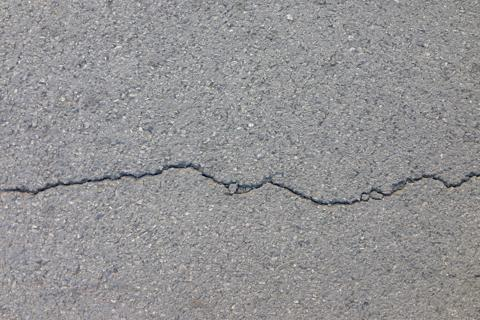
#> input picture 案例2/data/image (1).jpg, 480 x 320 px
$ python '案例2.py'
#> lines starting #> are read from the running program, lines starting #| are printed output that depends on the picture; after the words box and inside, x2 and y2 are one past the last pixel; in counts of white or black regions, pixels touching at a corner belong together
# -*- coding: utf-8 -*-
import cv2  # OpenCV库 - 计算机视觉核心库
import numpy as np  # NumPy - 数组运算和数值计算
import os
from pathlib import Path  # 路径操作
import matplotlib
# matplotlib.use('Agg')  # 使用非交互式后端
import matplotlib.pyplot as plt  # 绘图库
from skimage.morphology import skeletonize  # 骨架提取算法
# 设置matplotlib支持中文显示
plt.rcParams['font.sans-serif'] = ['Microsoft YaHei', 'SimHei', 'Arial Unicode MS']
plt.rcParams['axes.unicode_minus'] = False  # 解决负号显示问题


def analyze_crack_with_opencv(image_path):
    """
    使用OpenCV灰度检测方法分析裂缝

    完整的图像处理流程:
    预处理 → 阈值分割 → 形态学操作 → 连通域分析 → 特征提取

    参数:
        image_path: 图像文件路径

    返回:
        dict: 包含分析结果的字典，包括孔隙率、裂缝长度等信息
    """
    # ==================== 步骤1: 图像读取 ====================
    # cv2.imread() 在 Windows 上无法处理中文路径
    #使用 numpy 读取文件字节流，然后用 cv2.imdecode 解码
    # cv2.imread() 读取图像，默认为BGR格式
    img_array = np.fromfile(str(image_path), dtype=np.uint8)
    img = cv2.imdecode(img_array, cv2.IMREAD_COLOR)
#> img is the input picture: shape (320, 480, 3); mean B, G, R 148.1, 146.8, 147.4
    if img is None:
        print(f"无法解码图像: {image_path}")
        return None


    # ==================== 步骤2: 颜色空间转换 ====================
    gray = cv2.cvtColor(img, cv2.COLOR_BGR2GRAY)
    original_gray = gray.copy()  # 保存原始灰度图，用于后续灰度值分析

    # ==================== 步骤3: 图像滤波去噪 ====================
    # 3.1 中值滤波 (Median Filter)
    # 去除椒盐噪声 (图像中的黑白点)
    denoised = cv2.medianBlur(gray, 3)

    # 3.2 双边滤波 (Bilateral Filter)
    # 平滑图像同时保持边缘清晰
    bilateral = cv2.bilateralFilter(denoised, 9, 75, 75)

    # ==================== 步骤4: 阈值分割 ====================
    # 【教学重点】两种阈值方法的对比与组合

    # 4.1 OTSU自动阈值分割
    # 通过统计方法自动找到最优阈值，将图像分为前景和背景
    # 【参数说明】
    #   - bilateral: 输入的灰度图
    #   - 0: 阈值参数 (使用OTSU时该值会被忽略，自动计算)
    #   - 255: 最大值 (前景像素会被设为255)
    #   - cv2.THRESH_BINARY_INV: 反向二值化 (暗的部分变白，亮的部分变黑)
    #   - cv2.THRESH_OTSU: 使用OTSU算法自动计算阈值
    # 【返回值】
    #   - otsu_thresh: 自动计算的阈值
    #   - otsu_binary: 二值化后的图像
    otsu_thresh, otsu_binary = cv2.threshold(bilateral, 0, 255, cv2.THRESH_BINARY_INV + cv2.THRESH_OTSU)
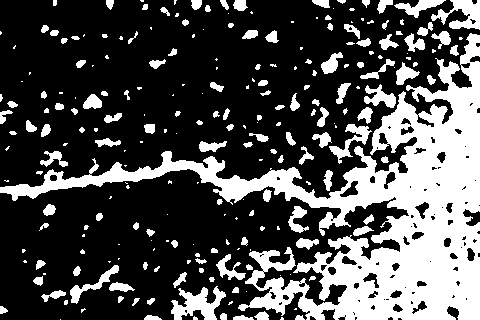
#> otsu_binary: shape (320, 480); 30.4% white; 241 white regions (104 under 20 px), largest, box (x1, y1, x2, y2) and area: (0, 33, 480, 320) 33320, (171, 286, 226, 320) 969, (431, 0, 480, 30) 762
#> otsu_thresh = 144

    # 4.2 自适应阈值分割
    # 根据每个像素周围的局部区域计算阈值，适应光照变化
    # 【参数说明】
    #   - bilateral: 输入的灰度图
    #   - 255: 最大值
    #   - cv2.ADAPTIVE_THRESH_GAUSSIAN_C: 使用高斯加权计算阈值
    #   - cv2.THRESH_BINARY_INV: 反向二值化
    #   - 15: blockSize - 局部区域大小 (必须是奇数)
    #   - 3: C - 从计算出的均值中减去的常数，用于微调阈值
    adaptive_binary = cv2.adaptiveThreshold(bilateral, 255, cv2.ADAPTIVE_THRESH_GAUSSIAN_C,
                                           cv2.THRESH_BINARY_INV, 15, 3)
#> adaptive_binary: shape (320, 480); 9.9% white; 1016 white regions (760 under 20 px), largest, box (x1, y1, x2, y2) and area: (0, 162, 368, 206) 1878, (361, 172, 480, 199) 622, (97, 138, 123, 149) 97

    # 4.3 组合两种方法 - 取交集
    combined_binary = cv2.bitwise_and(otsu_binary, adaptive_binary)
#> combined_binary: shape (320, 480); 7.1% white; 609 white regions (440 under 20 px), largest, box (x1, y1, x2, y2) and area: (0, 162, 368, 206) 1878, (361, 172, 480, 199) 622, (98, 138, 121, 147) 89

    # ==================== 步骤5: 形态学操作 ====================
    # 5.1 定义结构元素 (Kernel / Structuring Element)
    kernel_small = np.ones((2, 2), np.uint8)  # 小核，用于精细操作
    kernel = np.ones((3, 3), np.uint8)        # 标准核，用于常规操作

    # 5.2 开运算 (Opening = 先腐蚀后膨胀)
    # 去除小的白色噪声点
    opened = cv2.morphologyEx(combined_binary, cv2.MORPH_OPEN, kernel_small, iterations=1)
#> opened: shape (320, 480); 6.3% white; 421 white regions (277 under 20 px), largest, box (x1, y1, x2, y2) and area: (0, 163, 368, 207) 1841, (362, 173, 480, 198) 612, (211, 83, 225, 93) 68

    # 5.3 闭运算 (Closing = 先膨胀后腐蚀)
    # 填充小的黑色孔洞，连接断裂的裂缝
    closed = cv2.morphologyEx(opened, cv2.MORPH_CLOSE, kernel, iterations=2)
#> closed: shape (320, 480); 6.5% white; 383 white regions (241 under 20 px), largest, box (x1, y1, x2, y2) and area: (0, 163, 480, 207) 2614, (96, 140, 122, 148) 111, (84, 99, 103, 110) 98

    # 5.4 膨胀操作 (Dilation)
    # 轻微扩大裂缝区域
    dilated = cv2.dilate(closed, kernel_small, iterations=1)
#> dilated: shape (320, 480); 9.6% white; 377 white regions (133 under 20 px), largest, box (x1, y1, x2, y2) and area: (0, 163, 480, 208) 3291, (96, 140, 123, 149) 152, (84, 99, 104, 111) 133

    # ==================== 步骤6: 连通域分析 ====================
    # 6.1 连通域检测
    num_labels, labels, stats, _ = cv2.connectedComponentsWithStats(dilated, connectivity=8)
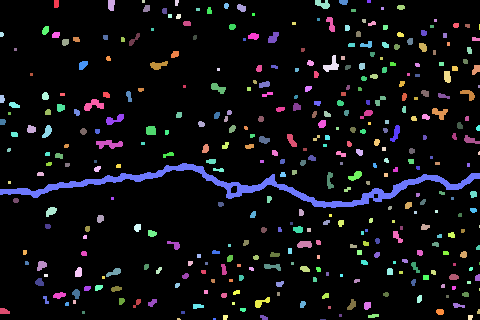
#> labels: shape (320, 480) int32; 378 distinct labels, from 0 to 377; one colour per label, 0 black
#> num_labels = 378; stats = 378 rows, first 6: [0, 0, 480, 320, 138857], [54, 0, 5, 8, 39], [108, 0, 7, 11, 68], [142, 0, 3, 3, 9], [175, 0, 4, 6, 21], [315, 0, 15, 9, 90]

    # 6.2 动态计算最小面积阈值
    min_area = max(30, int(img.shape[0] * img.shape[1] * 0.0001))

    # 6.3 创建裂缝掩码和过滤连通域
    crack_mask = np.zeros_like(dilated)  # 创建空白掩码
    valid_components = []  # 存储有效连通域的ID和面积

    # 计算整体平均灰度，用于判断区域是否为裂缝
    overall_mean = np.mean(original_gray)
#> overall_mean = 147.1

    # 6.4 遍历每个连通域进行过滤
    for i in range(1, num_labels):
        # 获取当前连通域的面积
        area = stats[i, cv2.CC_STAT_AREA]  # cv2.CC_STAT_AREA = 4

        # 条件1: 面积过滤 - 面积必须大于最小阈值
        if area >= min_area:
            # 创建当前连通域的掩码
            component_mask = (labels == i)

            # 计算当前连通域的平均灰度值
            mean_gray = np.mean(original_gray[component_mask])

            # 条件2: 灰度过滤 - 比背景暗至少5个灰度值
            if mean_gray < overall_mean - 5:
                # 保留该连通域
                crack_mask[labels == i] = 255
                valid_components.append((i, area))
#> this loop made 377 passes
#> (area, mean_gray) on passes 1, 2, 5, 6, 9, 10, 11, 12: (39, 141.7), (68, 137.2), (90, 134.2), (39, 142.1), (41, 142.7), (54, 132.9), (34, 138.1), (30, 137.1)
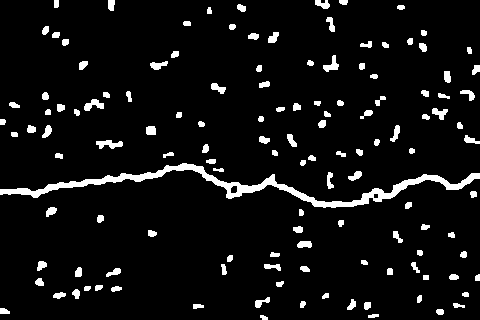
#> crack_mask: shape (320, 480); 6.4% white; 131 white regions, largest, box (x1, y1, x2, y2) and area: (0, 163, 480, 208) 3291, (96, 140, 123, 149) 152, (84, 99, 104, 111) 133
#> after the loop, valid_components = 131 pairs, first value 1 to 373, second value 30 to 3291

    # ==================== 步骤7: 骨架提取 ====================
    # 7.1 提取骨架
    # 【注意】
    #   - 输入必须是0-1的二值图，所以除以255
    #   - 输出是bool类型，需要转换回uint8并乘以255
    skeleton = skeletonize(crack_mask // 255).astype(np.uint8) * 255
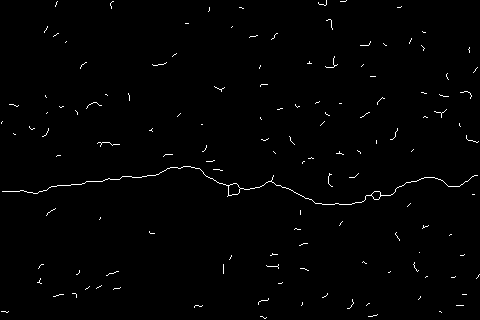
#> skeleton: shape (320, 480); 0.97% white in thin lines or dots

    # 7.2 对骨架进行连通域分析
    # 找出每一条独立的骨架线(对应一条裂缝)
    skel_labels, skel_labels_img, skel_stats, _ = cv2.connectedComponentsWithStats(skeleton, connectivity=8)
#> skel_labels_img: shape (320, 480) int32; 132 distinct labels, from 0 to 131
#> skel_labels = 132; skel_stats = 132 rows, first 6: [0, 0, 480, 320, 152106], [55, 1, 3, 6, 6], [110, 1, 4, 8, 9], [318, 0, 9, 6, 14], [340, 0, 7, 2, 7], [208, 7, 2, 5, 5]

    # 7.3 查找最长的裂缝
    # 遍历每条骨架，计算对应的轮廓长度
    max_length = 0
    longest_crack_mask = np.zeros_like(crack_mask)

    # 遍历每个骨架连通域
    for label in range(1, skel_labels):
        # 提取当前骨架
        skel_component = (skel_labels_img == label).astype(np.uint8) * 255
        dilated_skel = cv2.dilate(skel_component, kernel, iterations=2)
        # 与原始裂缝掩码相交，得到该骨架对应的完整裂缝
        crack_region = cv2.bitwise_and(crack_mask, dilated_skel)

        # ==================== 步骤8: 轮廓检测与长度计算 ====================
        # 8.1 查找轮廓
        contours, _ = cv2.findContours(crack_region, cv2.RETR_EXTERNAL, cv2.CHAIN_APPROX_NONE)

        # 8.2 计算轮廓长度
        for contour in contours:
            length = cv2.arcLength(contour, False)

            # 更新最长裂缝
            if length > max_length:
                max_length = length
                longest_crack_mask = crack_region.copy()
#> this loop made 131 passes
#> contours on passes 1, 5, 12, 27, 41, 50, 56: 1 contour; box (x1, y1, x2, y2) and area: (54, 0, 59, 8) 28, 1 contour, all with area under 20, 1 contour, all with area under 20, 1 contour, all with area under 20, 1 contour, all with area under 20, 1 contour, all with area under 20, 1 contour, all with area under 20
#> crack_region: shape (320, 480); 0.02% white; 1 white region, box (x1, y1, x2, y2) and area: (260, 315, 268, 320) 30
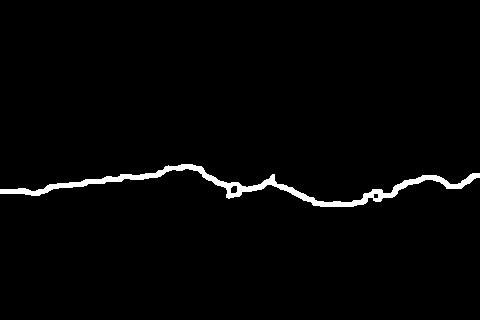
#> longest_crack_mask: shape (320, 480); 2% white; 1 white region, box (x1, y1, x2, y2) and area: (0, 164, 480, 207) 3042
#> skel_component: shape (320, 480); 0% white in thin lines or dots, all inside (x1, y1, x2, y2) = (260, 316, 267, 319)
#> after the loop, max_length = 1122.8

    # 8.3 备用方案 - 如果骨架提取失败
    if np.sum(longest_crack_mask) == 0 and len(valid_components) > 0:
        # 找到面积最大的连通域
        largest = max(valid_components, key=lambda x: x[1])  # x[1]是面积
        longest_crack_mask[labels == largest[0]] = 255

        # 估算长度 = √面积 × 2 (粗略估计)
        max_length = np.sqrt(largest[1]) * 2

    # ==================== 步骤9: 计算孔隙率 ====================
    # 孔隙率 = 裂缝像素数 / 总像素数 × 100%
    total_pixels = img.shape[0] * img.shape[1]  # 图像总像素数
    crack_pixels = np.sum(crack_mask > 0)  # 裂缝像素数
#> crack_pixels = 9907
    porosity = (crack_pixels / total_pixels) * 100  # 百分比形式
#> porosity = 6.45

    # ==================== 步骤10: 创建可视化 ====================
    # 创建2行4列的子图布局
    fig, axes = plt.subplots(2, 4, figsize=(18, 10))

    # ========== 第一行: 原始图像和预处理步骤 ==========

    # 10.1 显示原始图像
    # 【注意】OpenCV读取的是BGR格式，需要转换为RGB才能正确显示
    axes[0, 0].imshow(cv2.cvtColor(img, cv2.COLOR_BGR2RGB))
    axes[0, 0].set_title('原始图像')
    axes[0, 0].axis('off')  # 关闭坐标轴

    # 10.2 显示灰度图
    axes[0, 1].imshow(gray, cmap='gray')  # cmap='gray'指定灰度色图
    axes[0, 1].set_title(f'灰度图\n均值: {overall_mean:.1f}')
    axes[0, 1].axis('off')

    # 10.3 显示OTSU阈值结果
    axes[0, 2].imshow(otsu_binary, cmap='gray')
    axes[0, 2].set_title(f'OTSU阈值\n阈值: {otsu_thresh:.0f}')
    axes[0, 2].axis('off')

    # 10.4 显示自适应阈值结果
    axes[0, 3].imshow(adaptive_binary, cmap='gray')
    axes[0, 3].set_title('自适应阈值')
    axes[0, 3].axis('off')

    # ========== 第二行: 检测结果 ==========

    # 10.5 显示检测到的所有裂缝
    axes[1, 0].imshow(crack_mask, cmap='gray')
    axes[1, 0].set_title(f'检测到的裂缝\n孔隙率: {porosity:.2f}%')
    axes[1, 0].axis('off')

    # 10.6 显示骨架
    axes[1, 1].imshow(skeleton, cmap='gray')
    axes[1, 1].set_title('裂缝骨架')
    axes[1, 1].axis('off')

    # 10.7 显示最长裂缝
    axes[1, 2].imshow(longest_crack_mask, cmap='gray')
    axes[1, 2].set_title(f'最长裂缝\n长度: {max_length:.0f} px')
    axes[1, 2].axis('off')

    # 10.8 显示叠加结果
    overlay = img.copy()
    color_mask = np.zeros_like(img)
    color_mask[crack_mask > 0] = [255, 0, 0]  # BGR格式 - 蓝色表示所有裂缝
    color_mask[longest_crack_mask > 0] = [0, 0, 255]  # BGR格式 - 红色表示最长裂缝

    # cv2.addWeighted() - 图像加权混合
    result = cv2.addWeighted(img, 0.7, color_mask, 0.3, 0)
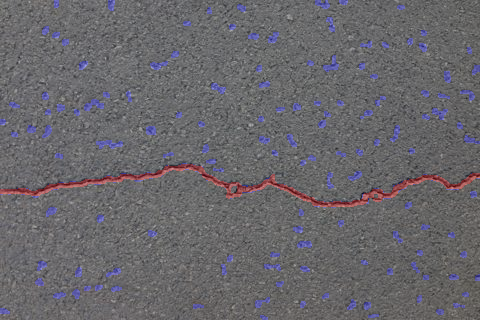
#> result: shape (320, 480, 3); mean B, G, R 107.1, 102.8, 104.7

    axes[1, 3].imshow(cv2.cvtColor(result, cv2.COLOR_BGR2RGB))
    axes[1, 3].set_title('综合结果\n蓝:所有 红:最长')
    axes[1, 3].axis('off')

    # 10.9 添加总标题和布局调整
    plt.suptitle(f'OpenCV裂缝检测分析 - {Path(image_path).name}', fontsize=14, fontweight='bold')
    plt.tight_layout()  # 自动调整子图间距

    # 10.10 保存结果图像
    # 【路径】保存到脚本所在目录下的outputs文件夹
    script_dir = Path(__file__).parent  # 获取脚本所在目录
    output_dir = script_dir / "outputs"  # 输出文件夹路径
    output_dir.mkdir(exist_ok=True)  # 如果文件夹不存在则创建
    output_path = output_dir / f"{Path(image_path).stem}_opencv_analysis.png"

    # 【参数说明】
    #   - dpi=150: 分辨率，决定图像清晰度
    #   - bbox_inches='tight': 紧凑裁剪，去除多余空白
    plt.savefig(output_path, dpi=150, bbox_inches='tight')
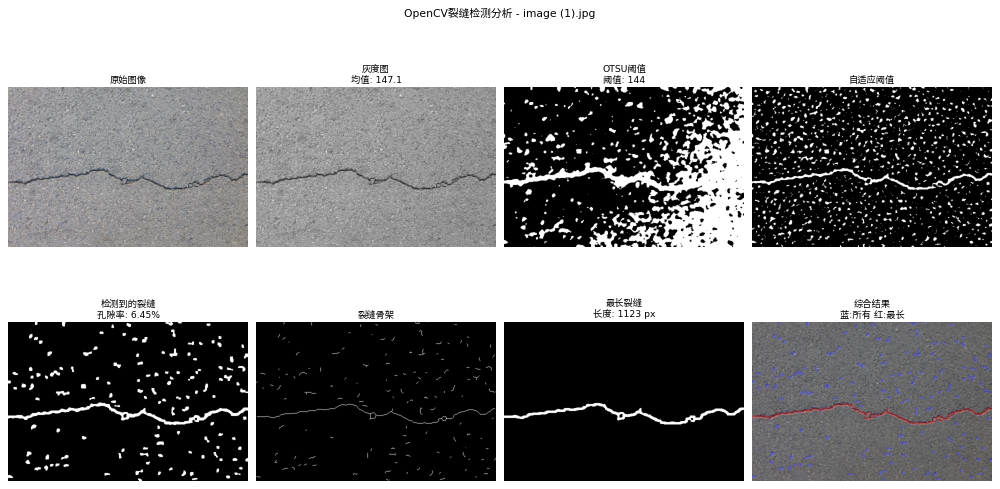
#> figure drawn by matplotlib, 8 panels
    plt.show()  # 显示图形窗口
    plt.close()  # 关闭图形，释放内存

    # ==================== 步骤11: 返回分析结果 ====================
    # 【返回】字典格式，便于后续处理和统计
    return {
        'image_name': Path(image_path).name,  # 图像文件名
        'porosity': porosity,  # 孔隙率 (%)
        'longest_crack_length': max_length,  # 最长裂缝长度 (像素)
        'crack_pixels': crack_pixels,  # 裂缝总像素数
        'total_pixels': total_pixels,  # 图像总像素数
        'num_cracks': len(valid_components),  # 检测到的裂缝数量
        'output_path': str(output_path)  # 结果图像保存路径
    }

def main():
    """
    单张图片裂缝检测与分析
    """
    # ==================== 程序启动信息 ====================
    print("\n" + "="*60)
    print("OpenCV 裂缝检测与分析系统 (单张图片模式)")
    print("使用灰度检测、OTSU阈值和自适应阈值方法")
    print("="*60)

    # ==================== 设置单张图像路径 ====================
    # 获取脚本所在目录
    script_dir = Path(__file__).parent
    image_path = script_dir / "data" / "image (1).jpg"

    # ==================== 检查文件是否存在 ====================
    if not image_path.exists():
        print(f"\n错误: 找不到图像文件 '{image_path}'")
        print("请检查路径是否正确!")
        return

    # ==================== 处理单张图片 ====================
    print(f"\n正在处理: {image_path.name}")
    print("-" * 40)

    # 调用分析函数
    result = analyze_crack_with_opencv(image_path)
#> result = 7 items

    if result:
        # ==================== 打印详细结果 ====================
        print(f"\n{'='*60}")
        print("分析结果:")
        print(f"{'='*60}")
        print(f"  图像名称: {result['image_name']}")
#|   图像名称: image (1).jpg
        print(f"  图像尺寸: {result['total_pixels']:,} 像素")
#|   图像尺寸: 153,600 像素
        print(f"  裂缝像素: {result['crack_pixels']:,}")
#|   裂缝像素: 9,907
        print(f"  孔隙率: {result['porosity']:.3f}%")
#|   孔隙率: 6.450%
        print(f"  最长裂缝: {result['longest_crack_length']:.0f} 像素")
#|   最长裂缝: 1123 像素
        print(f"  裂缝数量: {result['num_cracks']}")
#|   裂缝数量: 131
        print(f"  结果保存: {result['output_path']}")
#|   结果保存: 案例2/outputs/image (1)_opencv_analysis.png
        print(f"{'='*60}\n")

if __name__ == "__main__":
    main()

$ run again, with 案例2/data/image (2).jpg copied over 案例2/data/image (1).jpg
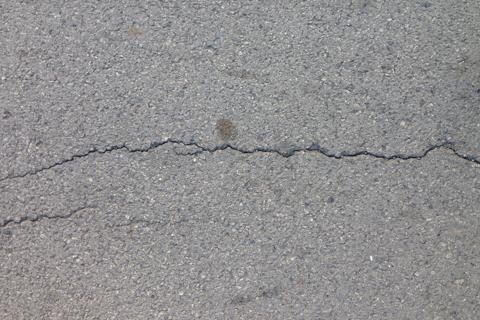
#> input picture 案例2/data/image (2).jpg, 480 x 320 px
#> in analyze_crack_with_opencv, img is the input picture: shape (320, 480, 3); mean B, G, R 144.9, 144.3, 145.1
#> in analyze_crack_with_opencv, `otsu_thresh, otsu_binary = cv2.threshold(bilateral, 0, 255, cv2.THRESH..`:
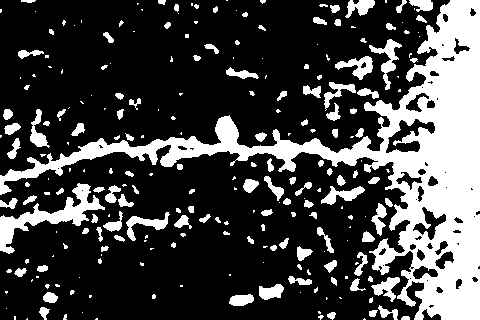
#> otsu_binary: shape (320, 480); 26.4% white; 245 white regions (126 under 20 px), largest, box (x1, y1, x2, y2) and area: (0, 0, 480, 320) 27321, (0, 183, 105, 254) 1893, (369, 39, 402, 90) 491
#> otsu_thresh = 141
#> adaptive_binary: shape (320, 480); 9.1% white; 969 white regions (765 under 20 px), largest, box (x1, y1, x2, y2) and area: (172, 141, 480, 164) 1519, (6, 138, 185, 180) 810, (16, 204, 88, 226) 327
#> opened: shape (320, 480); 5.9% white; 360 white regions (235 under 20 px), largest, box (x1, y1, x2, y2) and area: (173, 142, 442, 162) 1308, (7, 148, 100, 180) 422, (101, 139, 185, 156) 379
#> closed: shape (320, 480); 6.1% white; 324 white regions (202 under 20 px), largest, box (x1, y1, x2, y2) and area: (0, 139, 480, 180) 2493, (0, 200, 98, 228) 454, (218, 120, 237, 139) 217
#> dilated: shape (320, 480); 8.9% white; 321 white regions (115 under 20 px), largest, box (x1, y1, x2, y2) and area: (0, 139, 480, 181) 3181, (0, 200, 99, 229) 597, (218, 120, 238, 140) 265
#> labels: shape (320, 480) int32; 322 distinct labels, from 0 to 321
#> num_labels = 322; stats = 322 rows, first 6: [0, 0, 480, 320, 139887], [28, 0, 5, 5, 25], [162, 0, 5, 5, 24], [227, 0, 3, 3, 9], [261, 0, 5, 5, 24], [362, 0, 8, 11, 55]
#> overall_mean = 144.6
#> the loop in analyze_crack_with_opencv, `for i in range(1, num_labels):` made 321 passes
#> (area, mean_gray) on passes 5, 7, 8, 10, 11, 15, 18, 19: (55, 128.2), (58, 127.5), (34, 136.2), (64, 137.9), (36, 142.7), (35, 136.1), (44, 137.2), (33, 133.1)
#> after the loop in analyze_crack_with_opencv, `for i in range(1, num_labels):`: valid_components = 122 pairs, first value 5 to 316, second value 30 to 3181
#> skeleton: shape (320, 480); 1% white in thin lines or dots
#> skel_labels_img: shape (320, 480) int32; 123 distinct labels, from 0 to 122
#> skel_labels = 123; skel_stats = 123 rows, first 6: [0, 0, 480, 320, 152041], [365, 0, 4, 8, 8], [178, 7, 2, 4, 4], [427, 6, 3, 1, 3], [348, 9, 4, 10, 10], [245, 16, 3, 1, 3]
#> after the loop in analyze_crack_with_opencv, `for label in range(1, skel_labels):`: max_length = 1208.1
#> crack_pixels = 10170
#> porosity = 6.62
#> in analyze_crack_with_opencv, `result = cv2.addWeighted(img, 0.7, color_mask, 0.3, 0)`:
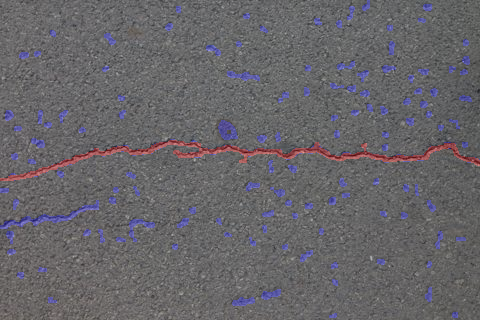
#> result: shape (320, 480, 3); mean B, G, R 105, 101, 103.1
#> in main, `result = analyze_crack_with_opencv(image_path)`: result = 7 items
#|   图像名称: image (1).jpg
#|   图像尺寸: 153,600 像素
#|   裂缝像素: 10,170
#|   孔隙率: 6.621%
#|   最长裂缝: 1208 像素
#|   裂缝数量: 122
#|   结果保存: 案例2/outputs/image (1)_opencv_analysis.png
